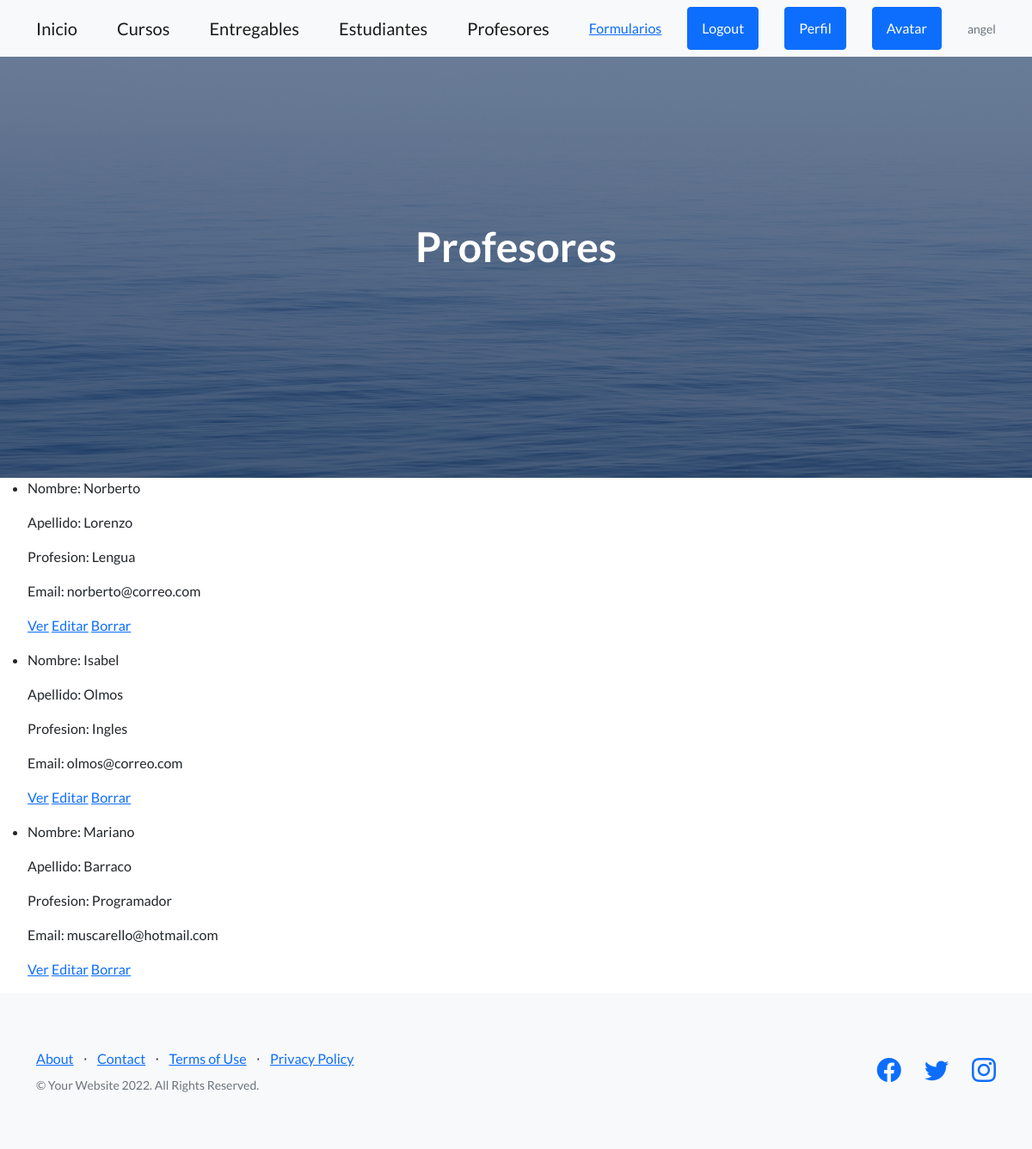
The app's page /AppWeb/listProfesor (signed in), older data.
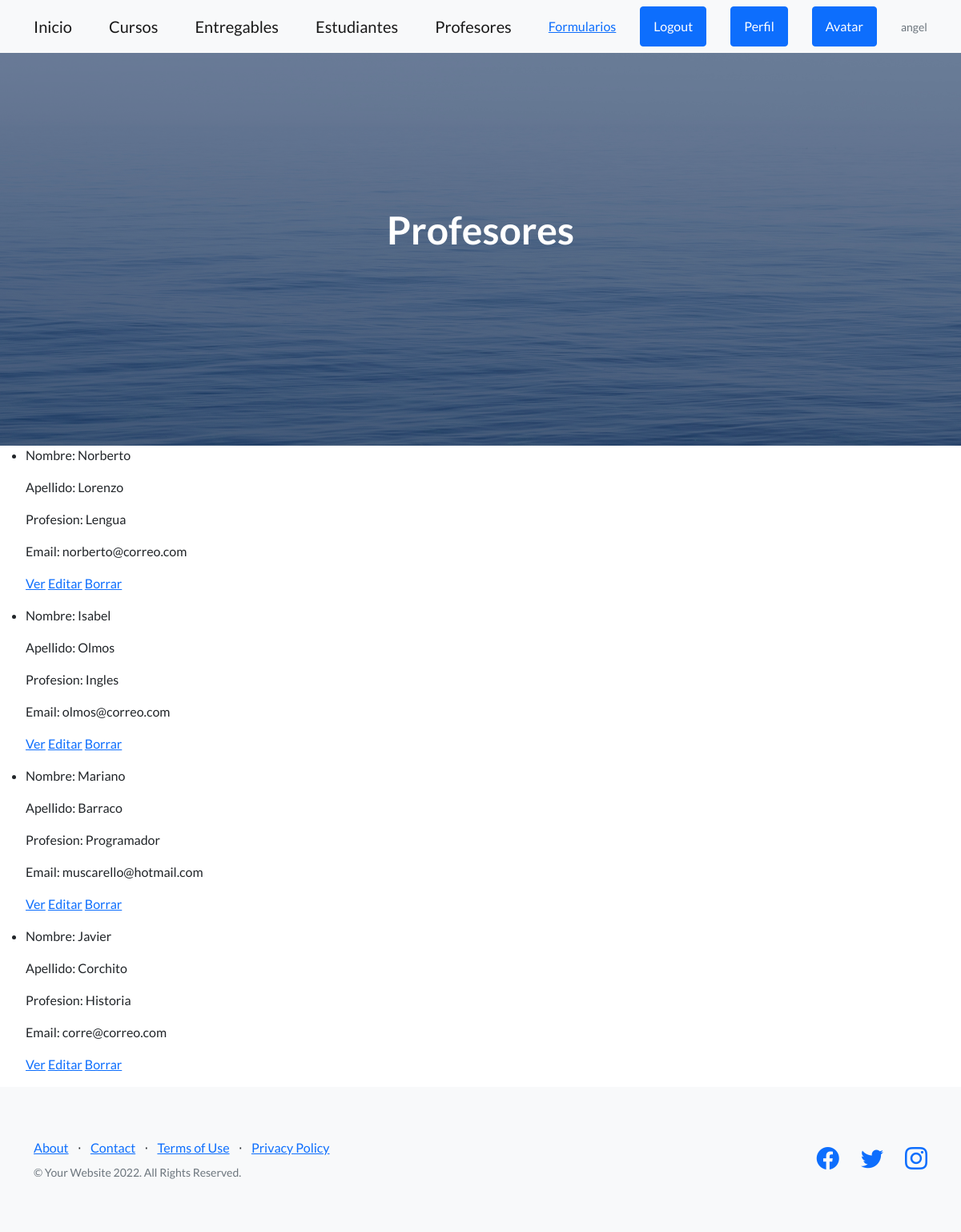
The same page, newer data.
### AppWeb/models.py (models this page shows, shortened)
class Profesor(models.Model):
    nombre = models.CharField(max_length=30)
    apellido = models.CharField(max_length=30)
    email = models.EmailField(max_length = 30, default="corre@correo.com")
    profesion = models.CharField(max_length=30)

### AppWeb/views.py (the view)
# urls.py: path("listProfesor", ListProfesor.as_view(), name="listProfesor"),
class ListProfesor(LoginRequiredMixin, ListView):
    model = Profesor
    template_name = "AppWeb/listProfesores.html"

### AppWeb/templates/AppWeb/listProfesores.html (shortened to what this page needs)
{% extends "AppWeb/padre.html" %}
{% load static %}
{% block contenidoQueCambia %}
<header class="masthead">
    <div class="container position-relative">
        <div class="row justify-content-center">
            <div class="col-xl-6">
                <div class="text-center text-white">
                    <h1 class="mb-5">Profesores</h1>
                </div>
            </div>
        </div>
    </div>
</header>
<ul>
    {% for profersor in object_list %}
    <li>
        <p>Nombre: {{profersor.nombre}}</p>
        <p>Apellido: {{profersor.apellido}}</p>
        <p>Profesion: {{profersor.profesion}}</p>
        <p>Email: {{profersor.email}}</p>
        <p>
            <a href="{% url 'detailProfesor' profersor.id %}">Ver</a>
            <a href="{% url 'profesorEditar' profersor.id %}">Editar</a>
            <a href="{% url 'profesorDelete' profersor.id %}">Borrar</a>
        </p>
    </li>
    {% endfor %}
</ul>
{% endblock %}

Row changes from the older to the newer data that the page shows:
added Profesor: nombre "Javier", apellido "Corchito", profesion "Historia", email "corre@correo.com"
